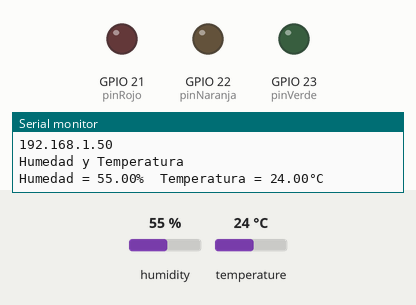
A sketch run on a simulated ESP32. Shown: output pins drawn as LEDs (lit = HIGH), the last lines printed to the serial monitor. Inputs (shaded band) come from the test bench; at power-on: temperature 24 °C, humidity 55 %. WiFi joins after 1.5 s; servers stay silent unless stated; uploads are accepted with an empty reply.

Above: at 3.4 s.
3.5 s: temperature set to 28 °C
At 13.6 s:
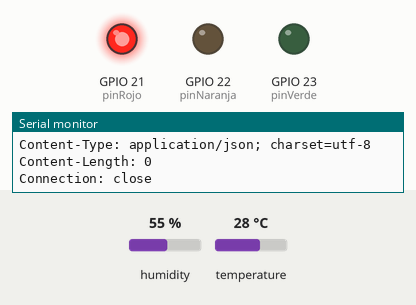
13.9 s: temperature set to 12 °C
At 24.4 s:
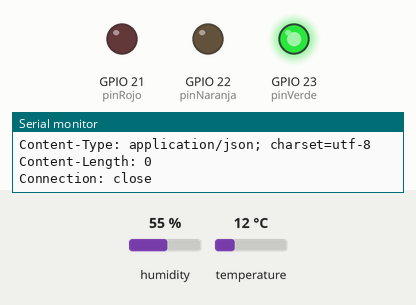
25.2 s: temperature set to 26 °C
At 36.1 s:
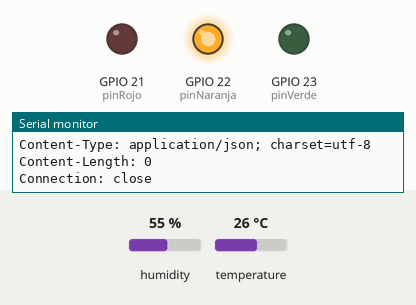
36.5 s: temperature set to 23 °C
At 46.7 s:
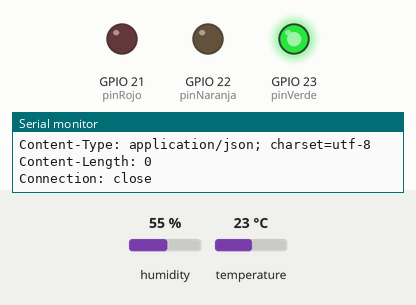
47.9 s: temperature set to 33 °C
At 58.5 s:
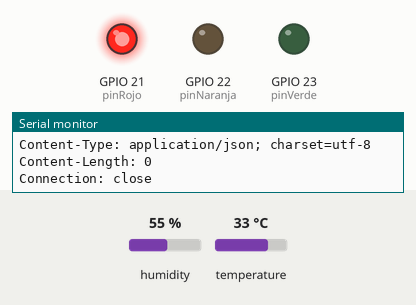
Timing chart, 0 to 60.0 s (numbered marks = the images above; inputs shaded):
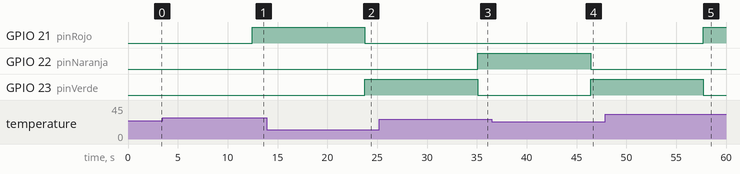

The sketch:

HUTEMP.ino
```cpp
#include <WiFi.h>
const char* ssid     = "";      // nombre de la red
const char* password = "";      // Password
const char* host = "";  // IP serveur - Server IP  jecuta en comando ipconfig en el cmd y es la ip que esta asignada en ipV4
const int   port = 80;            // Port serveur - Server Port
const int   watchdog = 5000;        // Fréquence du watchdog - Watchdog frequency
unsigned long previousMillis = millis();


#include "DHT.h"
#define DHTTYPE DHT11

#define dht_dpin 5
DHT dht(dht_dpin, DHTTYPE);
//a este royecto se incluyo un semaforo por eso la declaracion de los pines
#define pinVerde 23
#define pinNaranja 22
#define pinRojo 21
void setup(void)
{
  pinMode(pinVerde,OUTPUT);
  pinMode(pinNaranja,OUTPUT);
  pinMode(pinRojo,OUTPUT);
  WiFi.begin(ssid, password);
  while (WiFi.status() != WL_CONNECTED) {
    delay(500);
    Serial.print(".");
  }

  Serial.println("");
  Serial.println("WiFi connected");
  Serial.println("IP address: ");
  Serial.println(WiFi.localIP());

  dht.begin();
  Serial.begin(9600);
  Serial.println("Humedad y Temperatura\n\n");
  delay(700);

}
void loop() {
    float h = dht.readHumidity();
    float t = dht.readTemperature();
    Serial.print("Humedad = ");
    Serial.print(h);
    Serial.print("%  ");
    Serial.print("Temperatura = ");
    Serial.print(t);
    Serial.println("°C  ");

    unsigned long currentMillis = millis();

  if ( currentMillis - previousMillis > watchdog ) {
    previousMillis = currentMillis;
    WiFiClient client;

    if (!client.connect(host, port)) {
      Serial.println("Fallo al conectar");
      return;
    }

    if(t<25){
      digitalWrite(pinVerde,HIGH);
      digitalWrite(pinRojo,LOW);
      digitalWrite(pinNaranja,LOW);
    }else if(t>25 && t<27){
       digitalWrite(pinNaranja,HIGH);
       digitalWrite(pinVerde,LOW);
       digitalWrite(pinRojo,LOW);
    }
    else if(t>27){
      digitalWrite(pinRojo,HIGH);
      digitalWrite(pinVerde,LOW);
      digitalWrite(pinNaranja,LOW);
    }

    String url = "/esp/index.php?temp="; // modifica la ruta dependiendo de donde agreges tu capeta esp
    url += t;
    url += "&hum=";
    url += h;

    // Enviamos petición al servidor
    client.print(String("GET ") + url + " HTTP/1.1\r\n" +
               "Host: " + host + "\r\n" +
               "Connection: close\r\n\r\n");
    unsigned long timeout = millis();
    while (client.available() == 0) {
      if (millis() - timeout > 5000) {
        Serial.println(">>> Client Timeout !");
        client.stop();
        return;
      }
    }

    // Leemos la respuesta del servidor
    while(client.available()){
      String line = client.readStringUntil('\r');
      Serial.print(line);
    }
  }
  delay(10000);
}
```

Measured:
- the behaviour switches between 25 and 24 °C on temperature (found by bisection; images 3 and 4)
- after the input at 3.5 s, GPIO 21 (pinRojo): LOW → HIGH after 9.0 s; GPIO 23 (pinVerde): stays LOW (without the input it goes to HIGH after 9.0 s)
- after the input at 13.9 s, GPIO 21 (pinRojo): HIGH → LOW after 9.9 s; GPIO 23 (pinVerde): LOW → HIGH after 9.9 s
- after the input at 25.2 s, GPIO 22 (pinNaranja): LOW → HIGH after 9.9 s; GPIO 23 (pinVerde): HIGH → LOW after 9.9 s
- after the input at 36.5 s, GPIO 22 (pinNaranja): HIGH → LOW after 9.9 s; GPIO 23 (pinVerde): LOW → HIGH after 9.9 s
- after the input at 47.9 s, GPIO 21 (pinRojo): LOW → HIGH after 9.8 s; GPIO 23 (pinVerde): HIGH → LOW after 9.8 s
